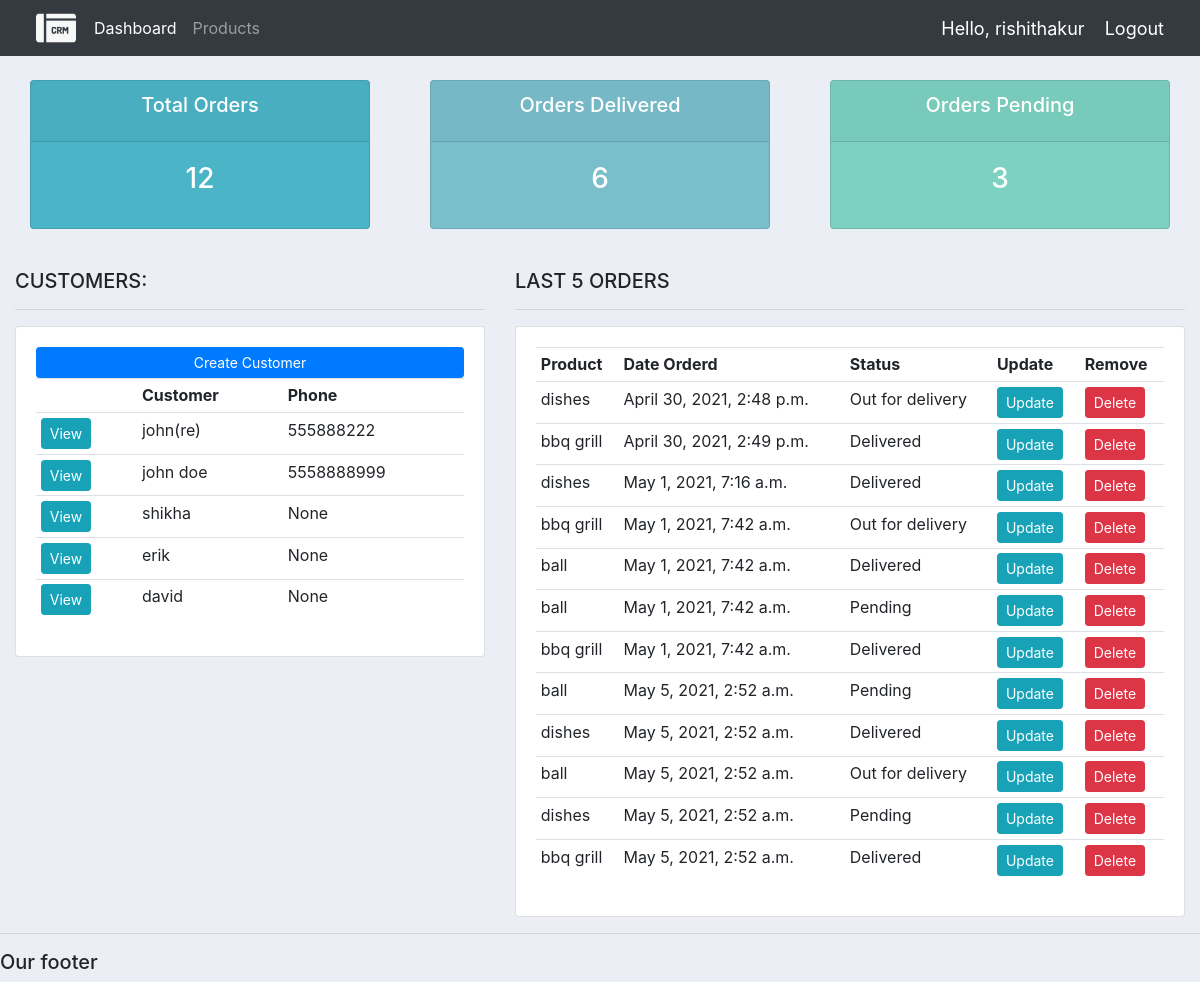
The app's page / (signed in) with its own data.
### accounts/models.py (models this page shows, shortened)
class Customer(models.Model):
	user = models.OneToOneField(User, null=True, blank=True, on_delete=models.CASCADE)
	name = models.CharField(max_length=200, null=True)
	phone = models.CharField(max_length=200, null=True)
	email = models.CharField(max_length=200, null=True)
	profile_pic = models.ImageField(default='profile2.png.png', null=True, blank=True)
	date_created = models.DateTimeField(auto_now_add=True, null=True)

class Order(models.Model):
	STATUS = (
			('Pending', 'Pending'),
			('Out for delivery', 'Out for delivery'),
			('Delivered', 'Delivered'),
			)
	customer = models.ForeignKey(Customer, null=True, on_delete= models.SET_NULL)
	product = models.ForeignKey(Product, null=True, on_delete= models.SET_NULL)
	date_created = models.DateTimeField(auto_now_add=True, null=True)
	status = models.CharField(max_length=200, null=True, choices=STATUS)
	note = models.CharField(max_length=1000, null=True)

class Product(models.Model):
	CATEGORY = (
			('Indoor', 'Indoor'),
			('Out Door', 'Out Door'),
			)
	name = models.CharField(max_length=200, null=True)
	price = models.FloatField(null=True)
	category = models.CharField(max_length=200, null=True, choices=CATEGORY)
	description = models.CharField(max_length=200, null=True, blank=True)
	date_created = models.DateTimeField(auto_now_add=True, null=True)
	tags = models.ManyToManyField(Tag)
	def __str__(self):
		return self.name

### accounts/decorators.py (the view)
	def wrapper_function(request, *args, **kwargs):
		group = None
		if request.user.groups.exists():
			group = request.user.groups.all()[0].name
		if group == 'customer':
			return redirect('user-page')
		if group == 'admin':
			return view_func(request, *args, **kwargs)

### accounts/views.py (called while the page is built)
@login_required(login_url='login')
@admin_only
def home(request):
	orders = Order.objects.all()
	customers = Customer.objects.all()
	total_customers = customers.count()
	total_orders = orders.count()
	delivered = orders.filter(status='Delivered').count()
	pending = orders.filter(status='Pending').count()
	context = {'orders':orders, 'customers':customers,
	'total_orders':total_orders,'delivered':delivered,
	'pending':pending }
	return render(request, 'accounts/dashboard.html', context)

### accounts/templates/accounts/dashboard.html
{%  extends 'accounts/main.html' %}
{% block content %}
{%  include 'accounts/status.html' %}
<br>
<div class="row">
	<div class="col-md-5">
		<h5>CUSTOMERS:</h5>
		<hr>
		<div class="card card-body">
			<a class="btn btn-primary  btn-sm btn-block" href="">Create Customer</a>
			<table class="table table-sm">
				<tr>
					<th></th>
					<th>Customer</th>
					<th>Phone</th>
				</tr>
				{% for customer in customers %}
					<tr>
						<td><a class="btn btn-sm btn-info" href="{% url 'customer' customer.id %}">View</a></td>
						<td>{{customer.name}}</td>
						<td>{{customer.phone}}</td>
					</tr>
				{% endfor %}
			</table>
		</div>
	</div>
	<div class="col-md-7">
		<h5>LAST 5 ORDERS</h5>
		<hr>
		<div class="card card-body">
			<table class="table table-sm">
				<tr>
					<th>Product</th>
					<th>Date Orderd</th>
					<th>Status</th>
					<th>Update</th>
					<th>Remove</th>
				</tr>
				{% for order in orders %}
					<tr>
						<td>{{order.product}}</td>
						<td>{{order.date_created}}</td>
						<td>{{order.status}}</td>
						<td><a class="btn btn-sm btn-info" href="{% url 'update_order' order.id %}">Update</a></td>
						<td><a class="btn btn-sm btn-danger" href="{% url 'delete_order' order.id %}">Delete</a></td>
					</tr>
				{% endfor %}
			</table>
		</div>
	</div>
</div>
{% endblock %}

### accounts/templates/accounts/navbar.html (shortened to what this page needs)
{% load static %}
<nav class="navbar navbar-expand-lg navbar-dark bg-dark">
 <img src="{% static 'images/logo1.png' %}" width="40" style="vertical-align:middle;margin-left:20px;margin-right:10px;" alt="">
  <div class="collapse navbar-collapse" id="navbarNav">
    <ul class="navbar-nav">
      {% if request.user.is_staff %}
      <li class="nav-item active">
        <a class="nav-link" href="{% url 'home' %}">Dashboard</a>
      </li>
      <li class="nav-item">
        <a class="nav-link" href="{% url 'products' %}">Products</a>
      </li>
      {% else %}
       <li class="nav-item">
        <a class="nav-link" href="{% url 'account' %}">Settings</a>
      </li>
      {% endif %}
    </ul>
  </div>
  <span class="hello-msg">Hello, {{request.user}}</span>
  <span ><a  class="hello-msg" href="{% url 'logout' %}">Logout</a></span>
</nav>

### accounts/templates/accounts/status.html
<br>
<div class="row">
	<div class="col">
		<div class="col-md">
			<div class="card text-center text-white  mb-3" id="total-orders">
			  	<div class="card-header">
			  		<h5 class="card-title">Total Orders</h5>
			  	</div>
			  	<div class="card-body">
			    	<h3 class="card-title">{{total_orders}}</h3>
			  	</div>
			</div>
		</div>
	</div>
	<div class="col">
		<div class="col-md">
			<div class="card text-center text-white  mb-3" id="orders-delivered">
			  	<div class="card-header">
			  		<h5 class="card-title">Orders Delivered</h5>
			  	</div>
			  	<div class="card-body">
			    	<h3 class="card-title">{{delivered}}</h3>
			  	</div>
			</div>
		</div>
	</div>
	<div class="col">
		<div class="col-md">
			<div class="card text-center text-white  mb-3" id="orders-pending">
			  	<div class="card-header">
			  		<h5 class="card-title">Orders Pending</h5>
			  	</div>
			  	<div class="card-body">
			    	<h3 class="card-title">{{pending}}</h3>
			  	</div>
			</div>
		</div>
	</div>
</div>

### static/css/main.css (style rules this page uses)
body { background-color: #ebeff5; }
#total-orders { background-color: #4cb4c7; }
#orders-delivered { background-color: #7abecc; }
#orders-pending { background-color: #7CD1C0; }

### accounts/templates/accounts/navbar.html (style rules this page uses)
.hello-msg { font-size: 18px; color: #fff; margin-right: 20px; }

### records on screen
Customer: name "john(re)", phone "555888222"
Customer: name "john doe", phone "5558888999"
Customer: name "shikha", phone "None"
Customer: name "erik", phone "None"
Customer: name "david", phone "None"
Order: product "dishes", date_created "April 30, 2021, 2:48 p.m.", status "Out for delivery"
Order: product "bbq grill", date_created "April 30, 2021, 2:49 p.m.", status "Delivered"
Order: product "dishes", date_created "May 1, 2021, 7:16 a.m.", status "Delivered"
Order: product "bbq grill", date_created "May 1, 2021, 7:42 a.m.", status "Out for delivery"
Order: product "ball", date_created "May 1, 2021, 7:42 a.m.", status "Delivered"
Order: product "ball", date_created "May 1, 2021, 7:42 a.m.", status "Pending"
Order: product "bbq grill", date_created "May 1, 2021, 7:42 a.m.", status "Delivered"
Order: product "ball", date_created "May 5, 2021, 2:52 a.m.", status "Pending"
Order: product "dishes", date_created "May 5, 2021, 2:52 a.m.", status "Delivered"
Order: product "ball", date_created "May 5, 2021, 2:52 a.m.", status "Out for delivery"
Order: product "dishes", date_created "May 5, 2021, 2:52 a.m.", status "Pending"
Order: product "bbq grill", date_created "May 5, 2021, 2:52 a.m.", status "Delivered"

### other values on screen
{{ request.user }} "rishithakur"
{{ total_orders }} "12"
{{ delivered }} "6"
{{ pending }} "3"
